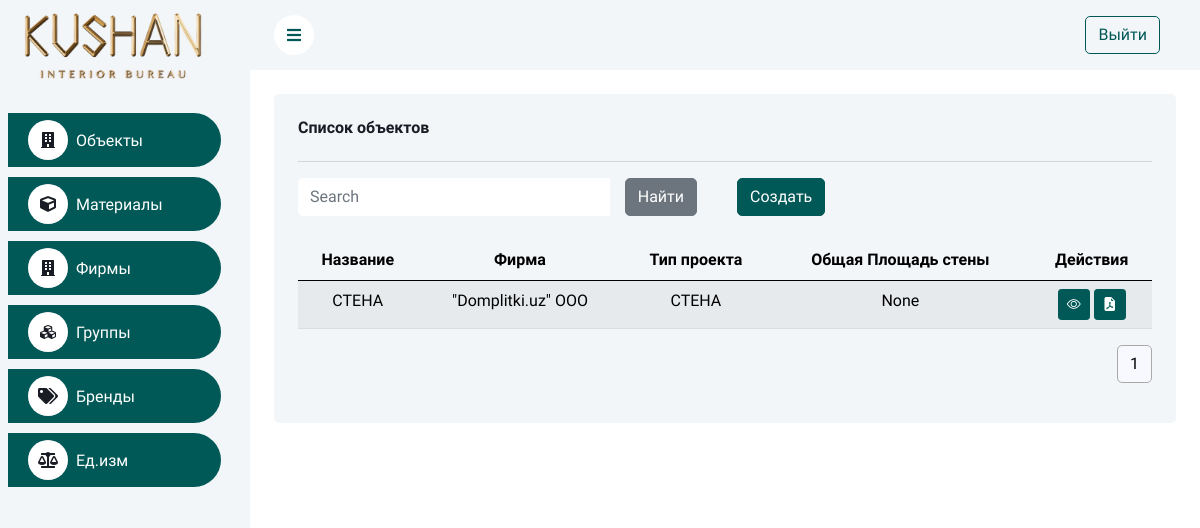
The page /projects/ on the database as committed earlier.
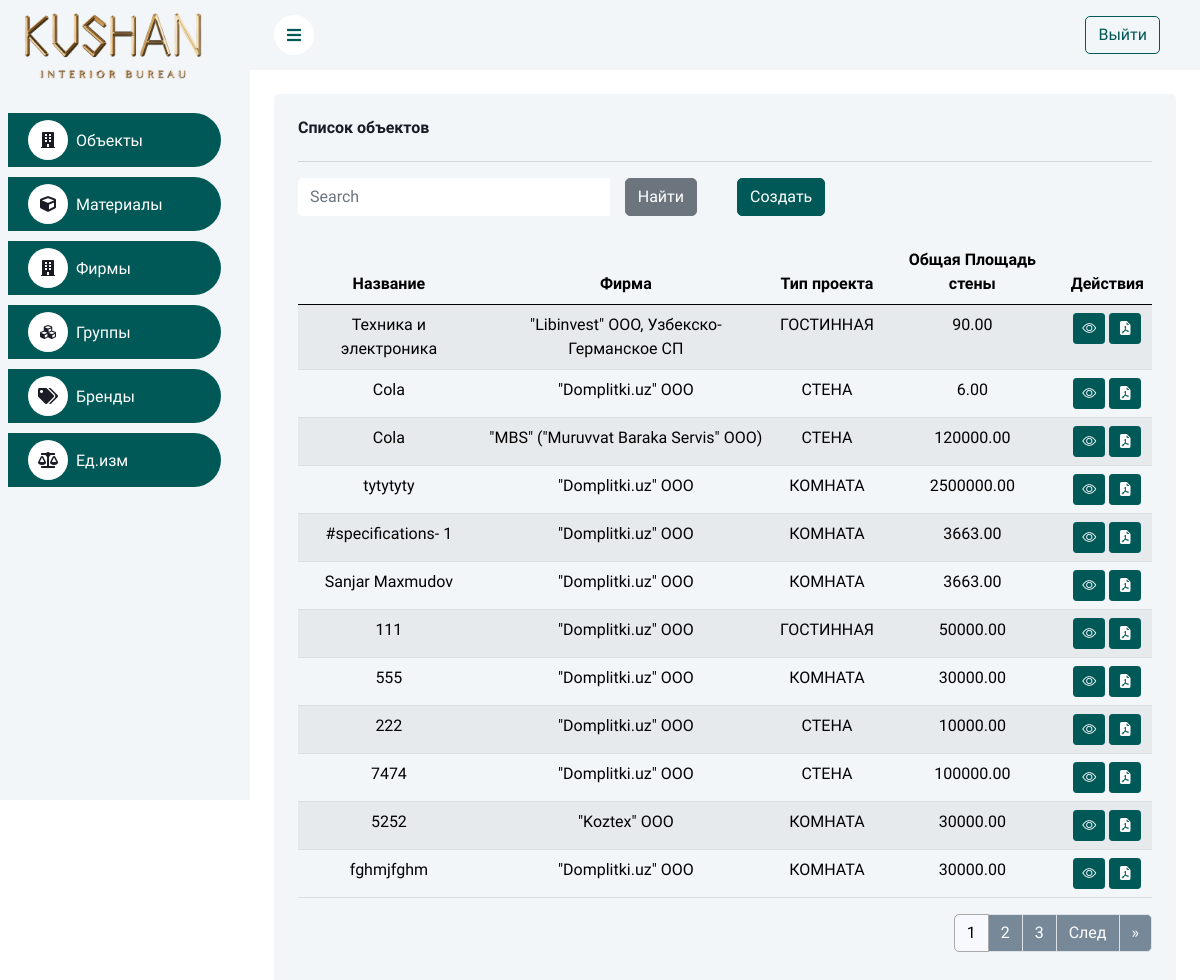
The same page on the database as committed later.
### info/models.py (models this page shows, shortened)
class Project(models.Model):
	class ProjectType(models.TextChoices):
		WALL = 'СТЕНА', 'СТЕНА'
		ROOM = 'КОМНАТА', 'КОМНАТА'
		LIVING_ROOM = 'ГОСТИННАЯ', 'ГОСТИННАЯ'
	name = models.CharField(max_length=150, verbose_name='Название')
	firm = models.ForeignKey('Firm', on_delete=models.CASCADE, verbose_name='Фирма')
	height = models.DecimalField(max_digits=10, decimal_places=2, verbose_name='Высота')
	project_type = models.CharField(choices=ProjectType.choices, default=ProjectType.WALL, max_length=20,
									verbose_name='Тип проекта')
	width_a = models.DecimalField(max_digits=10, decimal_places=2, null=True, blank=True, verbose_name='Ширина A')
	width_b = models.DecimalField(max_digits=10, decimal_places=2, null=True, blank=True, verbose_name='Ширина B')
	width_c = models.DecimalField(max_digits=10, decimal_places=2, null=True, blank=True, verbose_name='Ширина C')
	width_d = models.DecimalField(max_digits=10, decimal_places=2, null=True, blank=True, verbose_name='Ширина D')
	wall_area = models.DecimalField(max_digits=10, decimal_places=2, null=True, blank=True,
									verbose_name='Общая Площадь стены')
	room_area = models.DecimalField(max_digits=10, decimal_places=2, null=True, blank=True,
									verbose_name='Площадь комнаты')
	living_room_area = models.DecimalField(max_digits=10, decimal_places=2, null=True, blank=True,
										   verbose_name='Площадь гостиной')
	wall_area_a = models.DecimalField(max_digits=10, decimal_places=2, null=True, blank=True,
									  verbose_name='Площадь стены A')
	wall_area_b = models.DecimalField(max_digits=10, decimal_places=2, null=True, blank=True,
									  verbose_name='Площадь стены B')
	wall_area_c = models.DecimalField(max_digits=10, decimal_places=2, null=True, blank=True,
									  verbose_name='Площадь стены C')
	wall_area_d = models.DecimalField(max_digits=10, decimal_places=2, null=True, blank=True,
									  verbose_name='Площадь стены D')
	ceiling_area = models.DecimalField(max_digits=10, decimal_places=2, null=True, blank=True,
									   verbose_name='Общая Площадь потолка')
	ceiling_area_a = models.DecimalField(max_digits=10, decimal_places=2, null=True, blank=True,
										 verbose_name='Площадь потолка A')
	ceiling_area_b = models.DecimalField(max_digits=10, decimal_places=2, null=True, blank=True,
										 verbose_name='Площадь потолка B')
	ceiling_area_c = models.DecimalField(max_digits=10, decimal_places=2, null=True, blank=True,
										 verbose_name='Площадь потолка C')
	ceiling_area_d = models.DecimalField(max_digits=10, decimal_places=2, null=True, blank=True,
										 verbose_name='Площадь потолка D')
	class Meta:
		ordering = ['-id']

class Firm(models.Model):
	name = models.CharField(max_length=150, unique=True)
	def __str__(self):
		return str(self.name)

### info/views.py (the view)
# urls.py: path('projects/', ProjectListView.as_view(), name='project-list'),
class ProjectListView(BaseListView):
	model = Project
	form_class = None
	template_name = "project_list.html"
	def get(self, request):
		projects = self.get_queryset()
		page_obj = self.apply_pagination_and_search(projects, request)
		context = {
			'items': page_obj,
		}
		return render(request, self.get_template_name(), context)

### shared/views.py (called while the page is built)
	@staticmethod
	def apply_pagination_and_search(queryset, request):
		search_query = request.GET.get('search')
		if search_query:
			search_query = search_query.strip()
			queryset = queryset.filter(Q(name__icontains=search_query))
		page_size = request.GET.get("page_size", 12)
		paginator = Paginator(queryset, page_size)
		page_num = request.GET.get("page", 1)
		page_obj = paginator.get_page(page_num)
		return page_obj

	def get_queryset(self):
		return self.model.objects.all()

	def get_template_name(self):
		return self.template_name

### templates/project_list.html (shortened to what this page needs)
{% extends 'base.html' %}
{% load static %}
{% block content %}
    <div class="container-fluid pt-4 px-4">
        <div class="row g-4">
            <div class="col-sm-12">
                <div class="bg-light rounded h-100 p-4">
                    <h6 class="mb-4">Список объектов</h6>
                    <hr>
                    <div class="row mb-2">
                        <div class="col-md-6">
                            <form class="d-none d-md-flex mb-3" method="GET" action="{% url 'project-list' %}">
                                <div class="input-group">
                                    <input type="search" name="search" class="form-control border-0"
                                           placeholder="Search">
                                    <div class="input-group-append">
                                        <button type="submit" class="btn btn-secondary mx-3">Найти</button>
                                    </div>
                                </div>
                            </form>
                        </div>
                        <div class="col-md-6">
                            <a href="{% url 'project-create' %}" type="button" class="btn btn-primary">Создать</a>
                        </div>
                    </div>
                    <div class="table-responsive">
                        <table class="table table-striped table-light text-center table-hover ">
                            <thead>
                            <tr>
                                <th scope="col">Название</th>
                                <th scope="col">Фирма</th>
                                <th scope="col">Тип проекта</th>
                                <th scope="col">Общая Площадь стены</th>
                                <th scope="col">Действия</th>
                            </tr>
                            </thead>
                            <tbody>
                            {% for project in items %}
                                <tr>
                                    <td>{{ project.name }}</td>
                                    <td>{{ project.firm }}</td>
                                    <td>{{ project.project_type }}</td>
                                    <td>{{ project.wall_area }}</td>
                                    <td>
                                        <a href="{% url 'project-detail' project.pk %}" type="button"
                                           class="btn btn-primary btn-sm"><i class="bi bi-eye"></i>
                                        </a>
                                        <a href="#" onclick="createPdf({{ project.pk }})" type="button"
                                           class="btn btn-primary btn-sm"><i class="bi bi-file-earmark-pdf-fill"></i>
                                        </a>
                                    </td>
                                </tr>
                            {% endfor %}
                            </tbody>
                        </table>
                    </div>
                    {% include 'pagination.html' with items=items %}
                </div>
            </div>
        </div>
    </div>
{% endblock %}

Rows that differ between the two databases and show on the page:
removed Project: name "СТЕНА", firm "\"Domplitki.uz\" ООО", project_type "СТЕНА", wall_area "None"
added Project: name "Техника и электроника", firm "\"Libinvest\" ООО, Узбекско-Германское СП", project_type "ГОСТИННАЯ", wall_area "90.00"
added Project: name "Cola", firm "\"Domplitki.uz\" ООО", project_type "СТЕНА", wall_area "6.00"
added Project: name "Cola", firm "\"MBS\" (\"Muruvvat Baraka Servis\" ООО)", project_type "СТЕНА", wall_area "120000.00"
added Project: name "tytytyty", firm "\"Domplitki.uz\" ООО", project_type "КОМНАТА", wall_area "2500000.00"
added Project: name "#specifications- 1", firm "\"Domplitki.uz\" ООО", project_type "КОМНАТА", wall_area "3663.00"
added Project: name "Sanjar Maxmudov", firm "\"Domplitki.uz\" ООО", project_type "КОМНАТА", wall_area "3663.00"
added Project: name "111", firm "\"Domplitki.uz\" ООО", project_type "ГОСТИННАЯ", wall_area "50000.00"
added Project: name "555", firm "\"Domplitki.uz\" ООО", project_type "КОМНАТА", wall_area "30000.00"
added Project: name "222", firm "\"Domplitki.uz\" ООО", project_type "СТЕНА", wall_area "10000.00"
added Project: name "7474", firm "\"Domplitki.uz\" ООО", project_type "СТЕНА", wall_area "100000.00"
added Project: name "5252", firm "\"Koztex\" ООО", project_type "КОМНАТА", wall_area "30000.00"
added Project: name "fghmjfghm", firm "\"Domplitki.uz\" ООО", project_type "КОМНАТА", wall_area "30000.00"
Other text that changed with them:
new list line: "2"
new list line: "3"
text now shown: "След »"
